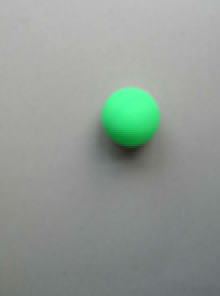
#> input picture PreTest/data/1.jpg, 110 x 148 px (shown 2 times larger); its folder holds only this picture in this run
$ python -i upload.py   (imports and definitions only)   (older library calls are emulated)
#> lines starting #> are read from the running program, lines starting #| are printed output that depends on the picture; after the words box and inside, x2 and y2 are one past the last pixel; in counts of white or black regions, pixels touching at a corner belong together
from ctypes import c_double
import os
import sys
from tokenize import Double
import cv2 as cv
import numpy as np
import matplotlib
import  matplotlib.pyplot as plt

import sys
from PyQt5 import QtWidgets, QtCore, QtGui #pyqt stuff

# [2 lines not run here, left out]


def _view(img, resize=True, size=300):
	if resize:
		img = AutoScale(size)(img)
	cv.imshow('view', img)
	cv.waitKey(0)
	cv.destroyWindow('view')
	return


class Transform:
	def __init__(self):
		pass


class CvtColor(Transform):
	def __init__(self, type: str):
		super().__init__()
		self.type = type

	def __call__(self, img):
		"""
			根据type返回不同褪色方式的图片。
			Returns:
				img: 褪色的图片
		"""
		if self.type == 'BGR2GRAY':
			return cv.cvtColor(img, cv.COLOR_BGR2GRAY)
		elif self.type == 'BGR2B-G':
			img = img[:, :, 0] - img[:, :, 1]
			img[img<=0] = 0
			return img
		elif self.type == 'BGR2G-R':
			img = img[:, :, 1] - img[:, :, 2]
			img[img<=0] = 0
			return img
		elif self.type == 'BGR2R-B':
			img = img[:, :, 2] - img[:, :, 0]
			img[img<=0] = 0
			return img
		elif self.type == 'BGR2B':
			return img[:, :, 0]
		elif self.type == 'BGR2G':
			return img[:, :, 1]
		elif self.type == 'BGR2R':
			return img[:, :, 2]
		elif self.type == 'BGR2H':
			return cv.cvtColor(img, cv.COLOR_BGR2HSV)[:, :, 0]
		elif self.type == 'BGR2S':
			return cv.cvtColor(img, cv.COLOR_BGR2HSV)[:, :, 1]
		elif self.type == 'BGR2V':
			return cv.cvtColor(img, cv.COLOR_BGR2HSV)[:, :, 2]
		else:
			raise NotImplementedError


class AutoScale(Transform):
	def __init__(self, size=300):
		super().__init__()
		self.size = size

	def __call__(self, img):
		if len(img.shape) == 2:
			h, w = img.shape
		elif len(img.shape) == 3:
			h, w, _ = img.shape
		else:
			raise ValueError
		coef = min(h, w) / self.size
		h = int(h / coef)
		w = int(w / coef)
		img = cv.resize(img, (w, h))
		return img

	# [4 lines left out: function get_coef, not called in this run]


class Blur(Transform):
	def __init__(self, type: str, **argw):
		self.type = type
		self.param = dict(argw)

	def __call__(self, img):
		if self.type == 'Gaussian':
			# ksize, sigmaX
			return cv.GaussianBlur(img, **self.param)
		else:
			raise TypeError


class Detect:
	def __init__(self):
		pass


class HoughCircle(Detect):
	def __init__(self, **argw):
		super().__init__()
		self.param = dict(argw)
		if 'auto' not in self.param:
			self.param['auto'] = False

	def __call__(self, img):
		if not self.param['auto']:
			return self._detect(img, **self.param)
		else:
			return self._auto(img)

	def _auto(self, img):
		raise NotImplementedError

	def _detect(self, img, method, dp, minDist, param1, param2, minRadius, maxRadius, **argw):
		# arg_list = ['method', 'dp', 'minDist', 'param1', 'param2', 'minRadius', 'maxRadius']
		return cv.HoughCircles(img,
			method=method,
			dp=dp,
			minDist=minDist,
			param1=param1,
			param2=param2,
			minRadius=minRadius,
			maxRadius=maxRadius)


class Hook:
	# [13 lines left out: functions __init__, __call__, not called in this run]


class ModuleList:
	def __init__(self, modules: list):
		self.modules = modules

	# [4 lines left out: function __call__, not called in this run]

	def __getitem__(self, idx):
		return self.modules[idx]

	def __len__(self):
		return len(self.modules)


class Dataset:
	# [15 lines left out: functions __init__, load, not called in this run]

	def __getitem__(self, idx):
		return self.imgs[idx]

	def __len__(self):
		return len(self.imgs)


class Paint:
	def __init__(self):
		pass


class CircleLayer(Paint):
	def __init__(self, circles=None):
        # self.circles.shape == (1, circle_num, 3)
		if isinstance(circles, CircleLayer):
			self.circles = np.ndarray(circles.circles)
		elif isinstance(circles, np.ndarray):
			assert(circles.shape[0] == 1)
			self.circles = circles
		elif circles is None:
			self.circles = None
		else:
			raise TypeError

	def __call__(self, shape, color=1):
		img = np.zeros(shape, dtype=np.float)
		if self.circles is None:
			return img
		assert(self.circles.shape[0] == 1)
		for circle in self.circles[0, :, :]:
			x, y, r = circle
			cv.circle(img, (x, y), int(r), color, -1)
		return img


class CircleModule(Paint):
	def __init__(self, layers=None):
		if layers is None:
			self.layers = []
		elif isinstance(layers, CircleModule):
			self.layers = layers
		elif isinstance(layers, list):
			self.layers = [CircleLayer(layer) for layer in layers]
		elif isinstance(layers, CircleLayer):
			self.layers = [layers]
		elif isinstance(layers, np.ndarray or np.array):
			self.layers = [CircleLayer(layers)]
		else:
			raise TypeError

	def __call__(self, shape, num=None):
		# 涂色的深浅
		color = 1/num if num is not None else 1/len(self.layers)
		shape = shape[0:2]
		img = np.zeros(shape)
		for layer in self.layers:
			layer: CircleLayer
			img += layer(shape, color)
		return img

	def __iadd__(self, obj):
		if isinstance(obj, CircleLayer):
			self.layers.append(obj)
		elif isinstance(obj, CircleModule):
			self.layers.extend(obj.layers)
		else:
			raise TypeError
		return self


class Classifier:
	def __init__(self, modules, **argw):
		self.modules = modules

	def __call__(self, img):
		shape = img.shape[0:2]
		for module in self.modules:
			if type(module) == AutoScale:
				coef = min(shape) / module.size
			img = module(img)
		# 返回绘制出的圆，原图片大小
		return CircleLayer() if img is None else CircleLayer(img * coef)


class ClassifierGroup:
	def __init__(self, classifiers: list, **argw):
		if isinstance(classifiers, list):
			self.classifiers = classifiers
		# elif isinstance(classifiers, Classifier):
		# 	self.classifiers = []
		else:
			raise TypeError

	def __call__(self, img):
		features = CircleModule()
		for classifier in self.classifiers:
			features += classifier(img)
		feature_img = features(img.shape)
		return feature_img


modules1 = ModuleList([
	AutoScale(),
	CvtColor('BGR2B-G'),
	Blur('Gaussian', ksize=(5, 5), sigmaX=2),
	#Hook(_view),
	HoughCircle(dp=1, minDist=150, method=cv.HOUGH_GRADIENT, minRadius=20, maxRadius=70, param1=200, param2=25)
])

modules2 = ModuleList([
	AutoScale(),
	CvtColor('BGR2G-R'),
	Blur('Gaussian', ksize=(5, 5), sigmaX=2),
	#Hook(_view),
	HoughCircle(dp=1, minDist=150, method=cv.HOUGH_GRADIENT, minRadius=20, maxRadius=70, param1=200, param2=25)
])

modules3 = ModuleList([
	AutoScale(),
	CvtColor('BGR2R-B'),
	Blur('Gaussian', ksize=(5, 5), sigmaX=2),
	#Hook(_view),
	HoughCircle(dp=1, minDist=150, method=cv.HOUGH_GRADIENT, minRadius=20, maxRadius=70, param1=200, param2=25)
])

modulesF = ModuleList([
	AutoScale(),
	CvtColor('BGR2GRAY'),
	Blur('Gaussian', ksize=(5, 5), sigmaX=2),
	#Hook(_view),
	HoughCircle(dp=1, minDist=150, method=cv.HOUGH_GRADIENT, minRadius=20, maxRadius=70, param1=200, param2=25)
])


def detect(readimg):
    cg1 = ClassifierGroup([
		Classifier(modules1)
	])
    cg2 = ClassifierGroup([
		Classifier(modules2)
	])
    cg3 = ClassifierGroup([
		Classifier(modules2)
	])
    # cgF = ClassifierGroup([
	# 	Classifier(modulesF)
	# ])
    feature_img1 = cg1(readimg)
    feature_img2 = cg2(readimg)
    feature_img3 = cg3(readimg)
    _view(feature_img1)
    _view(feature_img2)
    _view(feature_img3)
    alpha = 0.5
    beta = 0.5
    gamma = 0
    img_add = cv.addWeighted(feature_img1, alpha, feature_img2, beta, gamma)
    img_add2 = cv.addWeighted(img_add, 0.67, feature_img3, 0.33, gamma)
    _view(img_add2)
    final = np.array(img_add2*255, dtype = np.uint8)
    #final = img_add2*180
    final[final<final.max()] = 0
    circles = cv.HoughCircles(final, dp=1.5, minDist=100, method=cv.HOUGH_GRADIENT,
    minRadius=20, maxRadius=60, param1=25, param2=9)
    if circles is not None:
        x, y, r = circles[0, 0, :]
        print(r,x,y)
        #return r, x, y
        cv.circle(readimg,(x,y), int(r), (0,0,255), -1)
        cv.imshow('image', readimg)
        cv.waitKey (0) # 显示 10000 ms 即 10s 后消失
        cv.destroyAllWindows()


# [18 lines not run here, left out]

>>> import cv2
>>> picture = cv2.imread('../data/1.jpg')
#> picture is the input picture: shape (148, 110, 3); mean B, G, R 148, 154, 145.3
>>> result = detect(picture)
#> the loop in __call__, `for classifier in self.classifiers:` made 1 pass
#> pass 1, in __call__, `img = img[:, :, 0] - img[:, :, 1]`:
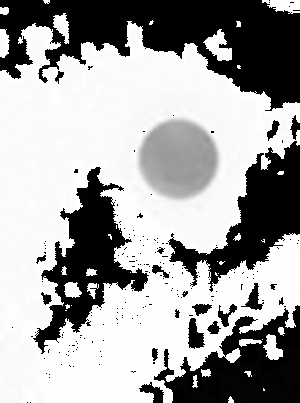
#> img: shape (403, 300); min 0, max 255, mean 161.9
#> in __call__, `color = 1/num if num is not None else 1/len(self.layers)`: color = 1
#> the loop in __call__, `for layer in self.layers:` made 1 pass
#> the loop in __call__ (call 2), `for classifier in self.classifiers:` made 1 pass
#> pass 1, in __call__ (call 2), `img = img[:, :, 1] - img[:, :, 2]`:
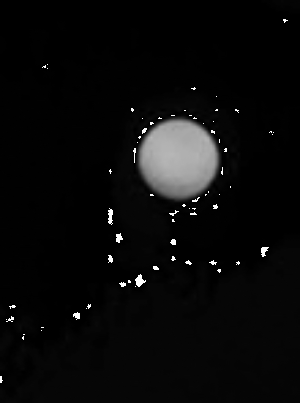
#> img: shape (403, 300); min 0, max 255, mean 10.3
#> the loop in __call__ (call 2), `for layer in self.layers:` made 1 pass
#> pass 1, in __call__ (call 2), `img += layer(shape, color)`:
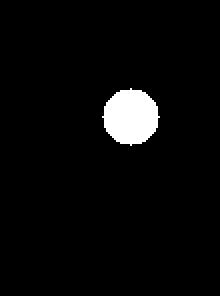
#> img: shape (148, 110) float64 (shown 2 times larger); values 0 (black) and 1 (white), 3.8% white; 1 white region, box (x1, y1, x2, y2) and area: (51, 44, 80, 73) 613
#> in __call__ (call 4), `img = cv.resize(img, (w, h))`: img: shape (403, 300) float64; every value is 0
#> in __call__ (call 7), `img = cv.resize(img, (w, h))`:
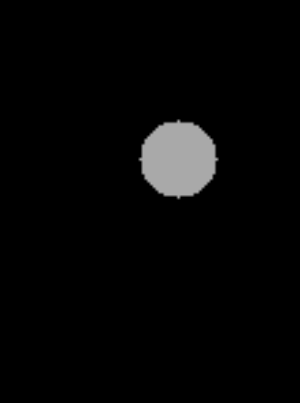
#> img: shape (403, 300) float64; min 0, max 0.665, mean 0.025
#> in detect, `circles = cv.HoughCircles(final, dp=1.5, minDist=100, method=cv.HOUGH_..`: circles = [[69.75, 50.25, 22.7]]
#> in detect, `x, y, r = circles[0, 0, :]`: x = 69.75; y = 50.25; r = 22.7
#| 22.7 69.75 50.25
#> in detect, `cv.circle(readimg,(x,y), int(r), (0,0,255), -1)`:
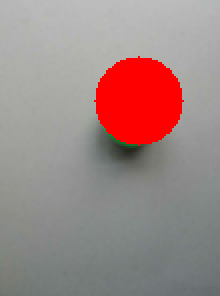
#> readimg: shape (148, 110, 3) (shown 2 times larger); 9.32% of pixels changed, all inside (x1, y1, x2, y2) = (47, 28, 92, 73)
#> result = None

$ run again, on PreTest/data/33.jpg
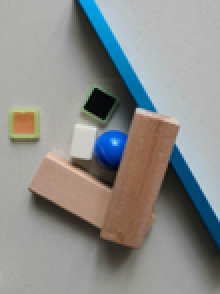
#> input picture PreTest/data/33.jpg, 110 x 147 px (shown 2 times larger)
#> picture is the input picture: shape (147, 110, 3); mean B, G, R 139.6, 141.4, 140.1
#> the loop in __call__, `for classifier in self.classifiers:` made 1 pass
#> color = 1
#> the loop in __call__, `for layer in self.layers:` made 1 pass
#> the loop in __call__ (call 2), `for classifier in self.classifiers:` made 1 pass
#> pass 1, in __call__ (call 2), `img = img[:, :, 1] - img[:, :, 2]`:
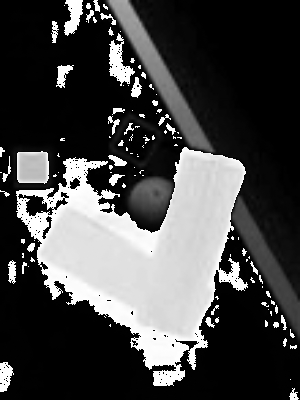
#> img: shape (400, 300); min 0, max 255, mean 69.4
#> the loop in __call__ (call 2), `for layer in self.layers:` made 1 pass
#> img_add: shape (147, 110) float64; values 0 (black) and 0.5 (white), 1.6% white; 1 white region, box (x1, y1, x2, y2) and area: (47, 66, 66, 85) 253
#> circles = [[90.75, 111.8, 59.15]]
#> x = 90.75; y = 111.8; r = 59.15
#| 59.15 90.75 111.75
#> in detect, `cv.circle(readimg,(x,y), int(r), (0,0,255), -1)`:
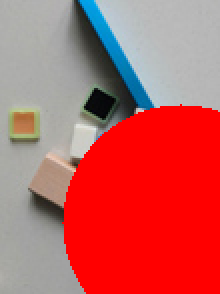
#> readimg: shape (147, 110, 3) (shown 2 times larger); mean B, G, R 93.5, 94.2, 193.7
#> result = None

$ run again, on PreTest/data/5.jpg
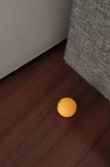
#> input picture PreTest/data/5.jpg, 110 x 167 px
#> picture is the input picture: shape (167, 110, 3); mean B, G, R 55, 63.1, 84
#> the loop in __call__, `for classifier in self.classifiers:` made 1 pass
#> color = 1
#> the loop in __call__, `for layer in self.layers:` made 1 pass
#> the loop in __call__ (call 2), `for classifier in self.classifiers:` made 1 pass
#> pass 1, in __call__ (call 2), `img = img[:, :, 1] - img[:, :, 2]`:
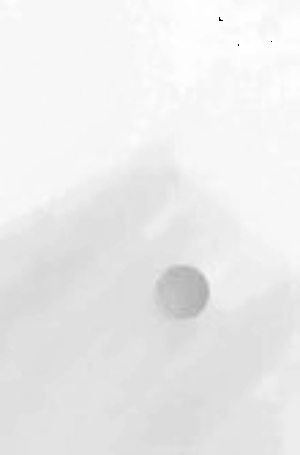
#> img: shape (455, 300); min 0, max 255, mean 235.1
#> the loop in __call__ (call 2), `for layer in self.layers:` made 1 pass
#> img_add: shape (167, 110) float64; values 0 (black) and 0.5 (white), 1.4% white; 1 white region, box (x1, y1, x2, y2) and area: (57, 98, 76, 117) 253
#> circles = [[102.8, 141.8, 59.15]]
#> x = 102.8; y = 141.8; r = 59.15
#| 59.15 102.75 141.75
#> in detect, `cv.circle(readimg,(x,y), int(r), (0,0,255), -1)`:
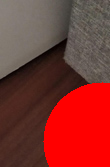
#> readimg: shape (167, 110, 3); mean B, G, R 46.8, 51.7, 131.4
#> result = None
